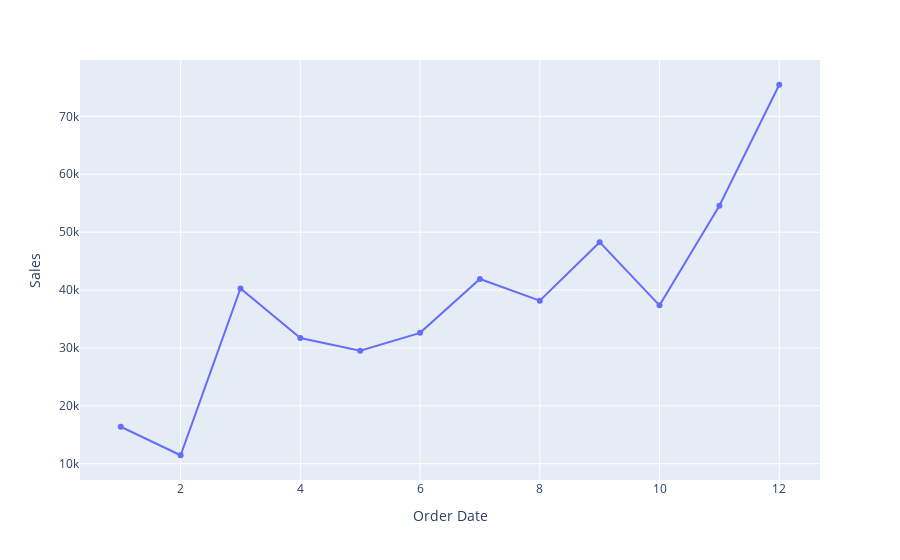

Notebook source saved alongside this figure:
### Markdown cell above
## 5. Crea un gráfico de líneas interactivo que muestre la venta por día para California.

### Code cell
df_cal_day = df_cal.groupby(df_cal["Order Date"].dt.month)["Sales"].sum().sort_index().reset_index()
px.line(df_cal_day, x="Order Date", y="Sales", markers=True)

### Figure 1 — Plotly figure (JSON) as saved in the notebook; plotly's stock layout.template omitted (floating-point values rounded to 4 significant figures)
{"data": [{"hovertemplate": "Order Date=%{x}<br>Sales=%{y}<extra></extra>", "legendgroup": "", "line": {"color": "#636efa", "dash": "solid"}, "marker": {"symbol": "circle"}, "mode": "markers+lines", "name": "", "orientation": "v", "showlegend": false, "type": "scatter", "x": [1, 2, 3, 4, 5, 6, 7, 8, 9, 10, 11, 12], "xaxis": "x", "y": [16390.0, 11460.0, 40280.0, 31720.0, 29520.0, 32610.0, 41910.0, 38160.0, 48270.0, 37360.0, 54560.0, 75470.0], "yaxis": "y"}], "layout": {"legend": {"tracegroupgap": 0}, "margin": {"t": 60}, "xaxis": {"anchor": "y", "domain": [0, 1], "title": {"text": "Order Date"}}, "yaxis": {"anchor": "x", "domain": [0, 1], "title": {"text": "Sales"}}}}
